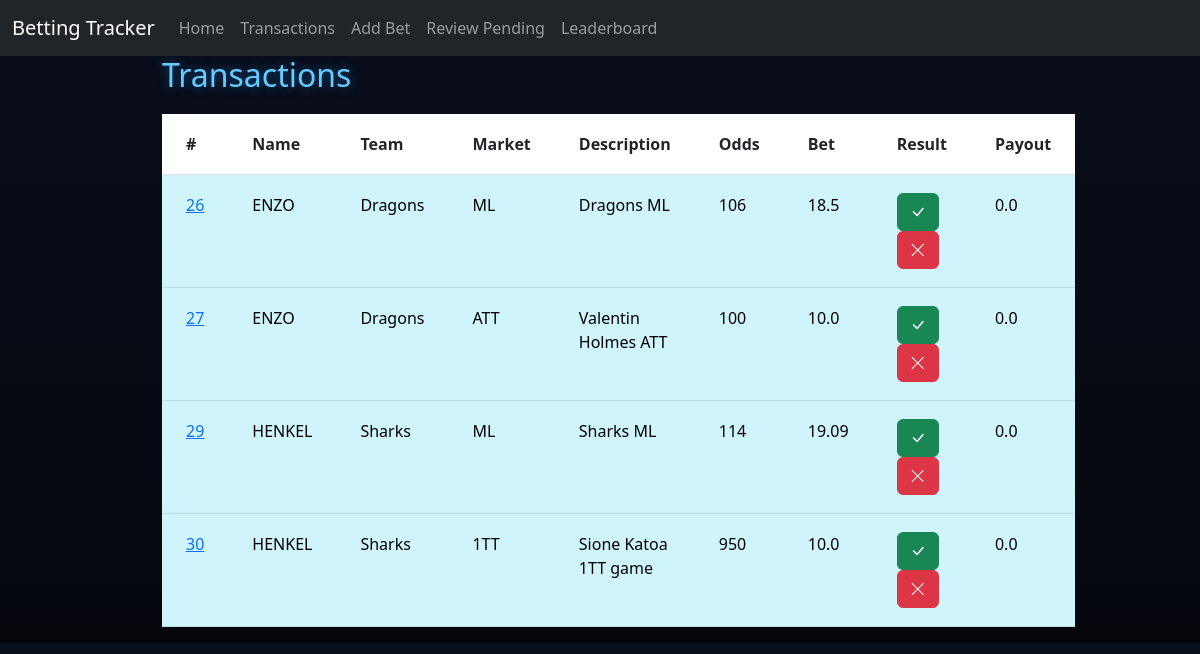
The page /review on the database as committed earlier.
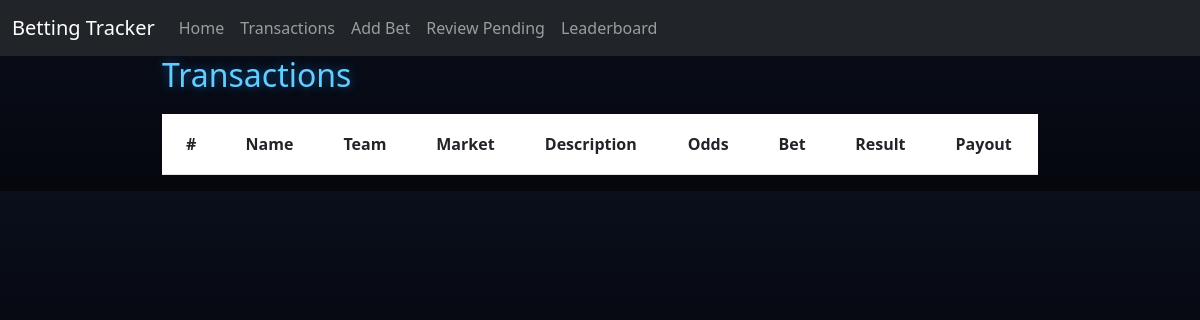
The same page on the database as committed later.
### tables this page shows
CREATE TABLE Transactions (
                            ID INTEGER PRIMARY KEY AUTOINCREMENT,
                            PlayerID INTEGER,
                            Team TEXT,
                            BetType TEXT,
                            Description TEXT,
                            Odds INTEGER,
                            AmountBet REAL,
                            Status TEXT,
                            AmountWon REAL,
                            FOREIGN KEY(PlayerID) REFERENCES Players(ID)
                        );

CREATE TABLE Players (
                        ID INTEGER PRIMARY KEY AUTOINCREMENT,
                        Name TEXT,
                        BetsPlaced INTEGER,
                        SuccessRate REAL,
                        Bank REAL
                    );

### app.py (the view, shortened to what this page needs)
@app.route("/review", methods=["GET", "POST"])
def review():
    db = get_db(DB)
    pending = db.execute("""
        SELECT Transactions.*, Players.Name
        FROM Transactions
        JOIN Players ON Players.ID = Transactions.PlayerID
        WHERE Status = 'Pending'
    """).fetchall()
    return render_template("review.html", transactions=pending)

### app.py (called while the page is built)
def get_db(DB):
    try:
        db = sqlite3.connect(DB)
        return db
    except sqlite3.Error as e:
        print(f"Error opening database: {e}")
        return None

### templates/review.html (shortened to what this page needs)
{% extends "base.html" %}
{% block content %}
<h2>Transactions</h2>
<table class="table transaction-table">
    <tr>
        <th>#</th>
        <th>Name</th>
        <th>Team</th>
        <th>Market</th>
        <th>Description</th>
        <th>Odds</th>
        <th>Bet</th>
        <th>Result</th>
        <th>Payout</th>
    </tr>
    {% for p in transactions %}
    <tr class="table-info">
        <td>
            <a href="{{ url_for('player', id=p[0]) }}">
                {{ p[0] }}
            </a>
        </td>
        <td>{{ p[9] }}</td>
        <td>{{ p[2] }}</td>
        <td>{{ p[3] }}</td>
        <td>{{ p[4] }}</td>
        <td>{{ p[5] }}</td>
        <td>{{ p[6] }}</td>
        <td>
            <form method="POST" action="{{ url_for('review') }}" style="display:inline;">
                <button class="btn btn-success">
                    <i class="bi bi-check-lg"></i>
                </button>
            </form>
            <form method="POST" action="{{ url_for('review') }}" style="display:inline;">
                <button class="btn btn-danger">
                    <i class="bi bi-x-lg"></i>
                </button>
            </form>
        </td>
        <td>{{ p[8] }}</td>
    </tr>
    {% endfor %}
</table>
{% endblock %}

Rows that differ between the two databases and show on the page:
no longer on this page (row edited): Transactions: ID "26", Name "ENZO", Team "Dragons", BetType "ML", Description "Dragons ML", Odds "106", AmountBet "18.5", AmountWon "0.0"
no longer on this page (row edited): Transactions: ID "27", Name "ENZO", Team "Dragons", BetType "ATT", Description "Valentin Holmes ATT", Odds "100", AmountBet "10.0", AmountWon "0.0"
no longer on this page (row edited): Transactions: ID "29", Name "HENKEL", Team "Sharks", BetType "ML", Description "Sharks ML", Odds "114", AmountBet "19.09", AmountWon "0.0"
no longer on this page (row edited): Transactions: ID "30", Name "HENKEL", Team "Sharks", BetType "1TT", Description "Sione Katoa 1TT game", Odds "950", AmountBet "10.0", AmountWon "0.0"
